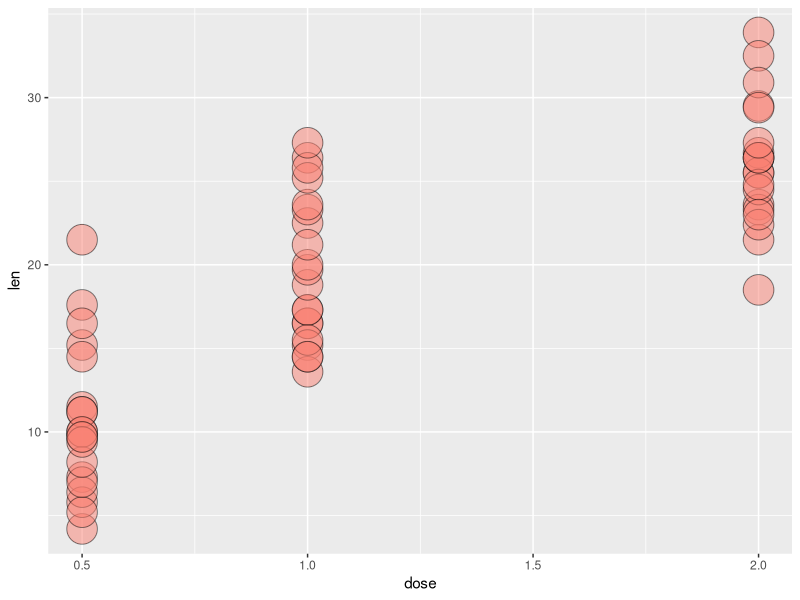
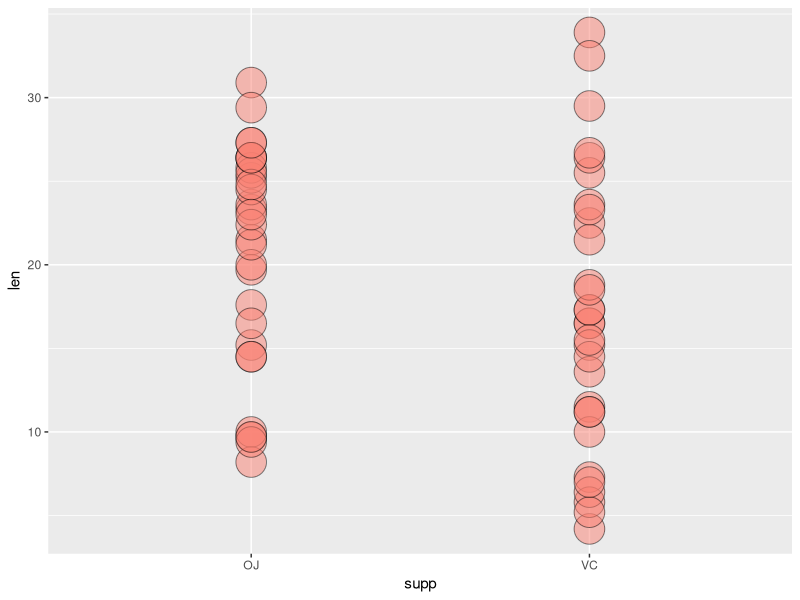
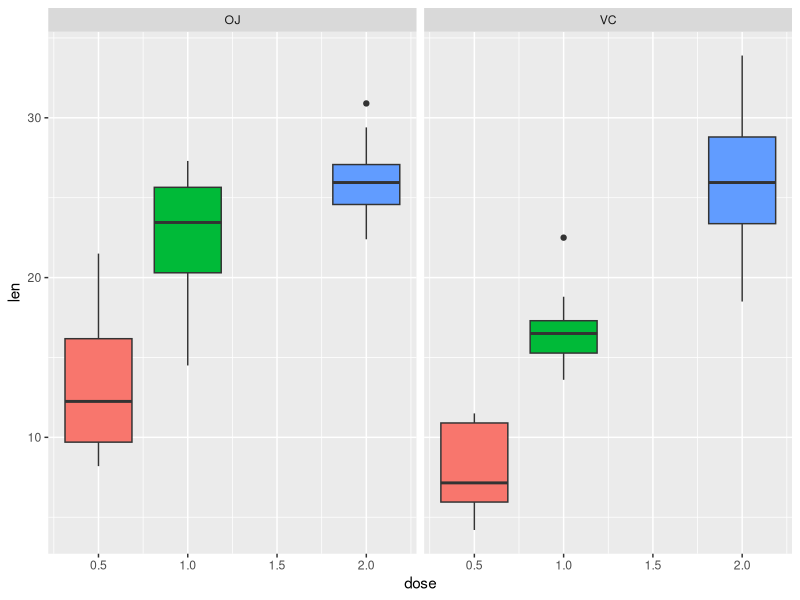
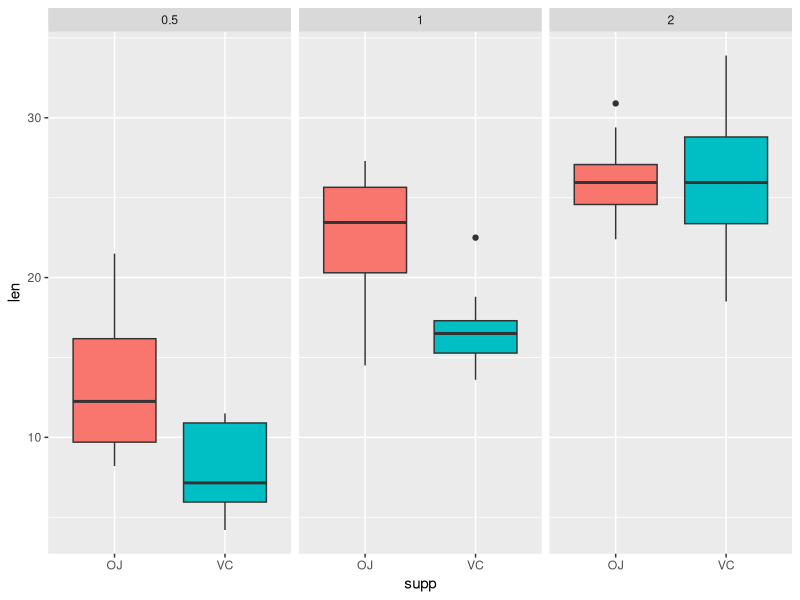

Source code (R) for these figures, in order: (Note: this script raises an error after producing the figures.)
## ---- chunk 1
##setwd("C:/Users/User/Desktop/Statistical Inference/")
library(knitr)
library(datasets)
library(ggplot2)
opts_chunk$set(echo=TRUE)
## ---- chunk 2
##Description of ToothGrowth dataset is illustrated in help file
##?ToothGrowth
data(ToothGrowth)
head(ToothGrowth, 5)

##Preprocess dataset
dose <- ToothGrowth$dose
supp <- ToothGrowth$supp
len <- ToothGrowth$len ##tooth growth for comparison

##Split the data by dosages (0.5, 1, and 2 mg)
dose1 <- subset(ToothGrowth, dose==0.5)
dose2 <- subset(ToothGrowth, dose==1.0)
dose3 <- subset(ToothGrowth, dose==2.0)

##Split the data by supplement type (Vitamin C and Orange juice)
suppVC <- subset(ToothGrowth, supp=="VC")
suppOJ <- subset(ToothGrowth, supp=="OJ")
## ---- chunk 3
##len  numeric Tooth length
##supp factor  Supplement type (VC or OJ)
##dose numeric Dose in milligrams
summary(ToothGrowth)
## ---- chunk 4
##Relationship between dose and len
g1 <- ggplot(ToothGrowth, aes(x=dose, y=len, group=factor(supp)))
g1 <- g1 + geom_point(size=10, pch=21, fill="salmon", alpha=0.5)
g1

##Relationship between supp and len
g2 <- ggplot(ToothGrowth, aes(x=supp, y=len, group=factor(dose)))
g2 <- g2 + geom_point(size=10, pch=21, fill="salmon", alpha=0.5)
g2

##Use box plot to do exploratory analysis
b1 <- ggplot(ToothGrowth, aes(x =dose, y=len, fill=factor(dose))) 
b1 <- b1 + geom_boxplot() + guides(fill=FALSE) + facet_grid(.~supp)
b1

b2 <- ggplot(ToothGrowth, aes(x=supp, y=len, fill=factor(supp))) 
b2 <- b2 + geom_boxplot() + guides(fill=FALSE) + facet_grid(.~dose)
b2
## ---- chunk 5
##T-test between supplement types
##Full sample (Paired, nonequal variance)
test0 <- t.test(len~supp, paired=TRUE, var.equal=TRUE, data=ToothGrowth)
test0$p.value
test0$conf[1:2]

##dose=0.5 (Independent, nonequal variance)
test1 <- t.test(len~supp, paired=FALSE, var.equal=FALSE, data=dose1)
test1$p.value
test1$conf[1:2]

##dose=1.0 (Independent, nonequal variance)
test2 <- t.test(len~supp, paired=FALSE, var.equal=FALSE, data=dose2)
test2$p.value
test2$conf[1:2]

##dose=2.0 (Independent, nonequal variance)
test3 <- t.test(len~supp, paired=FALSE, var.equal=FALSE, data=dose3)
test3$p.value
test3$conf[1:2]
